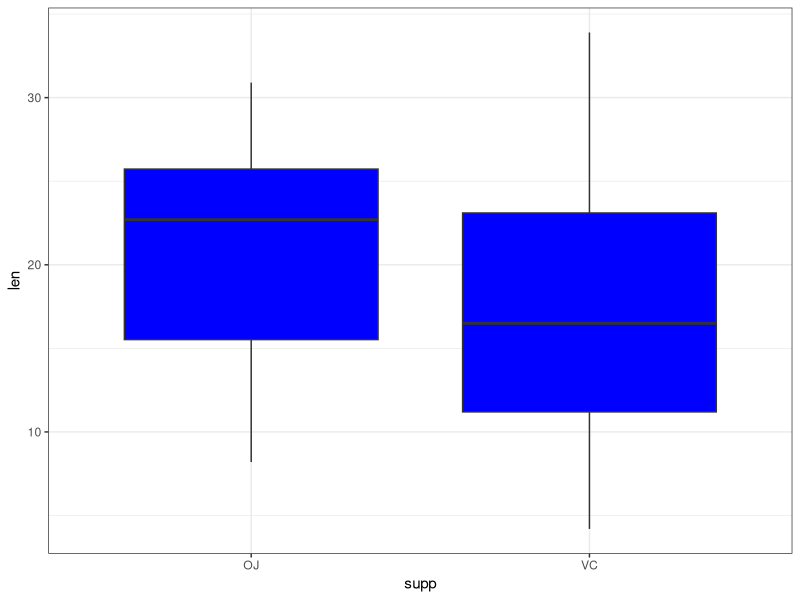
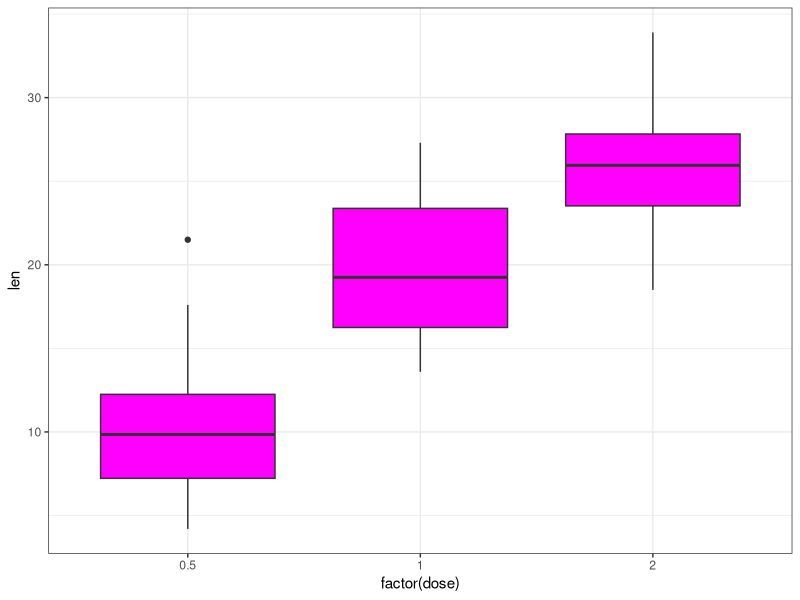
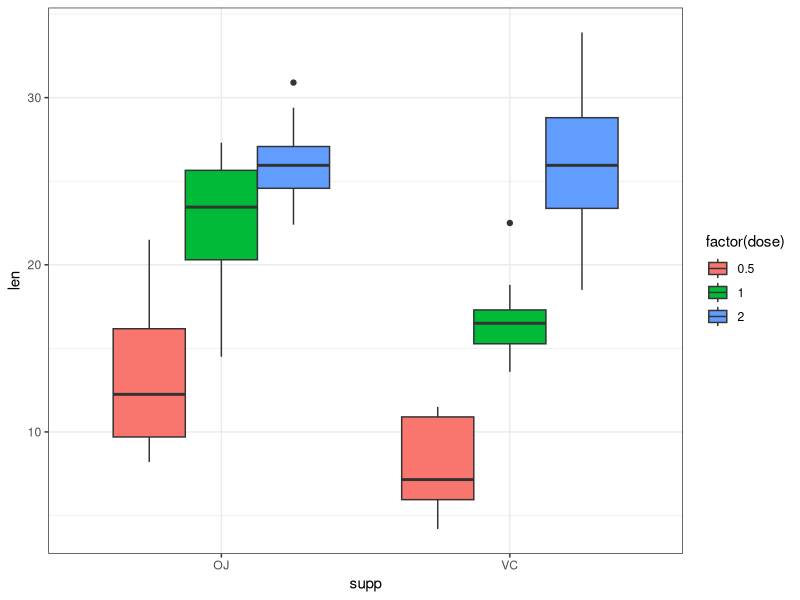

Reproduce these figures in R, in order.
## ---- chunk 1
knitr::opts_chunk$set(echo = TRUE)
## ---- chunk 2
head(ToothGrowth)
summary(ToothGrowth)
summary(ToothGrowth$len)
## ---- chunk 3
library(ggplot2)
sb <- ggplot(ToothGrowth, aes(x=supp, y=len))+
        geom_boxplot(fill='blue')+ theme_bw()
print(sb)
## ---- chunk 4
db <- ggplot(ToothGrowth,  aes(x=factor(dose), y=len))+
        geom_boxplot(fill='magenta')+theme_bw()
print(db)
## ---- chunk 5
gb <-  ggplot(ToothGrowth , aes(x=supp, y=len)) +
        geom_boxplot(aes(fill=factor(dose)), position='dodge')+
        theme_bw()
print(gb)
## ---- chunk 6
oj2 <- ToothGrowth[(ToothGrowth$sup=='OJ') & (ToothGrowth$dose==2),]$len
vc2 <- ToothGrowth[(ToothGrowth$sup=='VC') & (ToothGrowth$dose==2),]$len
## ---- chunk 7
t.test(oj2, vc2, alternative = 'two.sided', var.equal = F)
